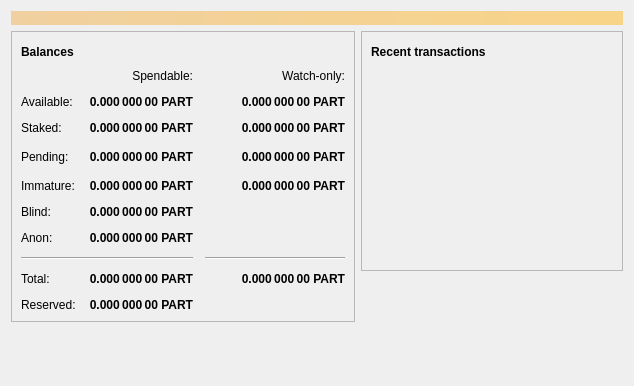
<?xml version="1.0" encoding="UTF-8"?>
<ui version="4.0">
 <class>OverviewPage</class>
 <widget class="QWidget" name="OverviewPage">
  <property name="geometry">
   <rect>
    <x>0</x>
    <y>0</y>
    <width>634</width>
    <height>386</height>
   </rect>
  </property>
  <property name="windowTitle">
   <string>Form</string>
  </property>
  <layout class="QVBoxLayout" name="topLayout">
   <item>
    <widget class="QLabel" name="labelAlerts">
     <property name="visible">
      <bool>false</bool>
     </property>
     <property name="styleSheet">
      <string notr="true">QLabel { background-color: qlineargradient(x1: 0, y1: 0, x2: 1, y2: 0, stop:0 #F0D0A0, stop:1 #F8D488); color:#000000; }</string>
     </property>
     <property name="wordWrap">
      <bool>true</bool>
     </property>
     <property name="margin">
      <number>3</number>
     </property>
     <property name="textInteractionFlags">
      <set>Qt::TextSelectableByMouse</set>
     </property>
    </widget>
   </item>
   <item>
    <layout class="QHBoxLayout" name="horizontalLayout" stretch="1,1">
     <item>
      <layout class="QVBoxLayout" name="verticalLayout_2">
       <item>
        <widget class="QFrame" name="frame">
         <property name="frameShape">
          <enum>QFrame::StyledPanel</enum>
         </property>
         <property name="frameShadow">
          <enum>QFrame::Raised</enum>
         </property>
         <layout class="QVBoxLayout" name="verticalLayout_4">
          <item>
           <layout class="QHBoxLayout" name="horizontalLayout_4">
            <item>
             <widget class="QLabel" name="label_5">
              <property name="font">
               <font>
                <weight>75</weight>
                <bold>true</bold>
               </font>
              </property>
              <property name="text">
               <string>Balances</string>
              </property>
             </widget>
            </item>
            <item>
             <widget class="QPushButton" name="labelWalletStatus">
              <property name="enabled">
               <bool>true</bool>
              </property>
              <property name="maximumSize">
               <size>
                <width>30</width>
                <height>16777215</height>
               </size>
              </property>
              <property name="toolTip">
               <string>The displayed information may be out of date. Your wallet automatically synchronizes with the Efin network after a connection is established, but this process has not completed yet.</string>
              </property>
              <property name="text">
               <string/>
              </property>
              <property name="icon">
               <iconset>
                <normaloff>:/icons/warning</normaloff>
                <disabledoff>:/icons/warning</disabledoff>:/icons/warning</iconset>
              </property>
              <property name="iconSize">
               <size>
                <width>24</width>
                <height>24</height>
               </size>
              </property>
              <property name="flat">
               <bool>true</bool>
              </property>
             </widget>
            </item>
            <item>
             <spacer name="horizontalSpacer_3">
              <property name="orientation">
               <enum>Qt::Horizontal</enum>
              </property>
              <property name="sizeHint" stdset="0">
               <size>
                <width>40</width>
                <height>20</height>
               </size>
              </property>
             </spacer>
            </item>
           </layout>
          </item>
          <item>
           <layout class="QGridLayout" name="gridLayout">
            <property name="spacing">
             <number>12</number>
            </property>
            <item row="2" column="1">
             <widget class="QLabel" name="labelStaked">
              <property name="font">
               <font>
                <weight>75</weight>
                <bold>true</bold>
               </font>
              </property>
              <property name="cursor">
               <cursorShape>IBeamCursor</cursorShape>
              </property>
              <property name="toolTip">
               <string>Your current staked balance</string>
              </property>
              <property name="text">
               <string notr="true">0.000 000 00 PART</string>
              </property>
              <property name="alignment">
               <set>Qt::AlignRight|Qt::AlignTrailing|Qt::AlignVCenter</set>
              </property>
              <property name="textInteractionFlags">
               <set>Qt::LinksAccessibleByMouse|Qt::TextSelectableByKeyboard|Qt::TextSelectableByMouse</set>
              </property>
             </widget>
            </item>
            <item row="2" column="2">
             <widget class="QLabel" name="labelWatchStaked">
              <property name="font">
               <font>
                <weight>75</weight>
                <bold>true</bold>
               </font>
              </property>
              <property name="cursor">
               <cursorShape>IBeamCursor</cursorShape>
              </property>
              <property name="toolTip">
               <string>Your current watch-only staked balance</string>
              </property>
              <property name="text">
               <string notr="true">0.000 000 00 PART</string>
              </property>
              <property name="alignment">
               <set>Qt::AlignRight|Qt::AlignTrailing|Qt::AlignVCenter</set>
              </property>
              <property name="textInteractionFlags">
               <set>Qt::LinksAccessibleByMouse|Qt::TextSelectableByKeyboard|Qt::TextSelectableByMouse</set>
              </property>
             </widget>
            </item>
            <item row="4" column="2">
             <widget class="QLabel" name="labelWatchImmature">
              <property name="font">
               <font>
                <weight>75</weight>
                <bold>true</bold>
               </font>
              </property>
              <property name="cursor">
               <cursorShape>IBeamCursor</cursorShape>
              </property>
              <property name="toolTip">
               <string>Mined balance in watch-only addresses that has not yet matured</string>
              </property>
              <property name="text">
               <string notr="true">0.000 000 00 PART</string>
              </property>
              <property name="alignment">
               <set>Qt::AlignRight|Qt::AlignTrailing|Qt::AlignVCenter</set>
              </property>
              <property name="textInteractionFlags">
               <set>Qt::LinksAccessibleByMouse|Qt::TextSelectableByKeyboard|Qt::TextSelectableByMouse</set>
              </property>
             </widget>
            </item>
            <item row="3" column="3">
             <spacer name="horizontalSpacer_2">
              <property name="orientation">
               <enum>Qt::Horizontal</enum>
              </property>
              <property name="sizeHint" stdset="0">
               <size>
                <width>40</width>
                <height>20</height>
               </size>
              </property>
             </spacer>
            </item>
            <item row="4" column="1">
             <widget class="QLabel" name="labelImmature">
              <property name="font">
               <font>
                <weight>75</weight>
                <bold>true</bold>
               </font>
              </property>
              <property name="cursor">
               <cursorShape>IBeamCursor</cursorShape>
              </property>
              <property name="toolTip">
               <string>Mined balance that has not yet matured</string>
              </property>
              <property name="text">
               <string notr="true">0.000 000 00 PART</string>
              </property>
              <property name="alignment">
               <set>Qt::AlignRight|Qt::AlignTrailing|Qt::AlignVCenter</set>
              </property>
              <property name="textInteractionFlags">
               <set>Qt::LinksAccessibleByMouse|Qt::TextSelectableByKeyboard|Qt::TextSelectableByMouse</set>
              </property>
             </widget>
            </item>
            <item row="3" column="2">
             <widget class="QLabel" name="labelWatchPending">
              <property name="font">
               <font>
                <weight>75</weight>
                <bold>true</bold>
               </font>
              </property>
              <property name="cursor">
               <cursorShape>IBeamCursor</cursorShape>
              </property>
              <property name="toolTip">
               <string>Unconfirmed transactions to watch-only addresses</string>
              </property>
              <property name="text">
               <string notr="true">0.000 000 00 PART</string>
              </property>
              <property name="alignment">
               <set>Qt::AlignRight|Qt::AlignTrailing|Qt::AlignVCenter</set>
              </property>
              <property name="textInteractionFlags">
               <set>Qt::LinksAccessibleByMouse|Qt::TextSelectableByKeyboard|Qt::TextSelectableByMouse</set>
              </property>
             </widget>
            </item>
            <item row="3" column="1">
             <widget class="QLabel" name="labelUnconfirmed">
              <property name="font">
               <font>
                <weight>75</weight>
                <bold>true</bold>
               </font>
              </property>
              <property name="cursor">
               <cursorShape>IBeamCursor</cursorShape>
              </property>
              <property name="toolTip">
               <string>Total of transactions that have yet to be confirmed, and do not yet count toward the spendable balance</string>
              </property>
              <property name="text">
               <string notr="true">0.000 000 00 PART</string>
              </property>
              <property name="alignment">
               <set>Qt::AlignRight|Qt::AlignTrailing|Qt::AlignVCenter</set>
              </property>
              <property name="textInteractionFlags">
               <set>Qt::LinksAccessibleByMouse|Qt::TextSelectableByKeyboard|Qt::TextSelectableByMouse</set>
              </property>
             </widget>
            </item>
            <item row="2" column="0">
             <widget class="QLabel" name="labelStakedText">
              <property name="text">
               <string>Staked:</string>
              </property>
             </widget>
            </item>
            <item row="7" column="2">
             <widget class="Line" name="lineWatchBalance">
              <property name="sizePolicy">
               <sizepolicy hsizetype="Preferred" vsizetype="Fixed">
                <horstretch>0</horstretch>
                <verstretch>0</verstretch>
               </sizepolicy>
              </property>
              <property name="minimumSize">
               <size>
                <width>140</width>
                <height>0</height>
               </size>
              </property>
              <property name="orientation">
               <enum>Qt::Horizontal</enum>
              </property>
             </widget>
            </item>
            <item row="8" column="2">
             <widget class="QLabel" name="labelWatchTotal">
              <property name="font">
               <font>
                <weight>75</weight>
                <bold>true</bold>
               </font>
              </property>
              <property name="cursor">
               <cursorShape>IBeamCursor</cursorShape>
              </property>
              <property name="toolTip">
               <string>Current total balance in watch-only addresses</string>
              </property>
              <property name="text">
               <string notr="true">0.000 000 00 PART</string>
              </property>
              <property name="alignment">
               <set>Qt::AlignRight|Qt::AlignTrailing|Qt::AlignVCenter</set>
              </property>
              <property name="textInteractionFlags">
               <set>Qt::LinksAccessibleByMouse|Qt::TextSelectableByKeyboard|Qt::TextSelectableByMouse</set>
              </property>
             </widget>
            </item>
            <item row="8" column="0">
             <widget class="QLabel" name="labelTotalText">
              <property name="text">
               <string>Total:</string>
              </property>
             </widget>
            </item>
            <item row="8" column="1">
             <widget class="QLabel" name="labelTotal">
              <property name="font">
               <font>
                <weight>75</weight>
                <bold>true</bold>
               </font>
              </property>
              <property name="cursor">
               <cursorShape>IBeamCursor</cursorShape>
              </property>
              <property name="toolTip">
               <string>Your current total balance</string>
              </property>
              <property name="text">
               <string notr="true">0.000 000 00 PART</string>
              </property>
              <property name="alignment">
               <set>Qt::AlignRight|Qt::AlignTrailing|Qt::AlignVCenter</set>
              </property>
              <property name="textInteractionFlags">
               <set>Qt::LinksAccessibleByMouse|Qt::TextSelectableByKeyboard|Qt::TextSelectableByMouse</set>
              </property>
             </widget>
            </item>
            <item row="0" column="2">
             <widget class="QLabel" name="labelWatchonly">
              <property name="text">
               <string>Watch-only:</string>
              </property>
              <property name="alignment">
               <set>Qt::AlignRight|Qt::AlignTrailing|Qt::AlignVCenter</set>
              </property>
             </widget>
            </item>
            <item row="7" column="0" colspan="2">
             <widget class="Line" name="line">
              <property name="orientation">
               <enum>Qt::Horizontal</enum>
              </property>
             </widget>
            </item>
            <item row="1" column="0">
             <widget class="QLabel" name="labelBalanceText">
              <property name="text">
               <string>Available:</string>
              </property>
             </widget>
            </item>
            <item row="4" column="0">
             <widget class="QLabel" name="labelImmatureText">
              <property name="text">
               <string>Immature:</string>
              </property>
             </widget>
            </item>
            <item row="1" column="2">
             <widget class="QLabel" name="labelWatchAvailable">
              <property name="font">
               <font>
                <weight>75</weight>
                <bold>true</bold>
               </font>
              </property>
              <property name="cursor">
               <cursorShape>IBeamCursor</cursorShape>
              </property>
              <property name="toolTip">
               <string>Your current balance in watch-only addresses</string>
              </property>
              <property name="text">
               <string notr="true">0.000 000 00 PART</string>
              </property>
              <property name="alignment">
               <set>Qt::AlignRight|Qt::AlignTrailing|Qt::AlignVCenter</set>
              </property>
              <property name="textInteractionFlags">
               <set>Qt::LinksAccessibleByMouse|Qt::TextSelectableByKeyboard|Qt::TextSelectableByMouse</set>
              </property>
             </widget>
            </item>
            <item row="3" column="0">
             <widget class="QLabel" name="labelPendingText">
              <property name="text">
               <string>Pending:</string>
              </property>
             </widget>
            </item>
            <item row="0" column="1">
             <widget class="QLabel" name="labelSpendable">
              <property name="text">
               <string>Spendable:</string>
              </property>
              <property name="alignment">
               <set>Qt::AlignRight|Qt::AlignTrailing|Qt::AlignVCenter</set>
              </property>
             </widget>
            </item>
            <item row="5" column="0">
             <widget class="QLabel" name="labelBlindBalanceText">
              <property name="text">
               <string>Blind:</string>
              </property>
             </widget>
            </item>
            <item row="5" column="1">
             <widget class="QLabel" name="labelBlindBalance">
              <property name="font">
               <font>
                <weight>75</weight>
                <bold>true</bold>
               </font>
              </property>
              <property name="cursor">
               <cursorShape>IBeamCursor</cursorShape>
              </property>
              <property name="toolTip">
               <string>Your current spendable blinded balance</string>
              </property>
              <property name="text">
               <string notr="true">0.000 000 00 PART</string>
              </property>
              <property name="alignment">
               <set>Qt::AlignRight|Qt::AlignTrailing|Qt::AlignVCenter</set>
              </property>
              <property name="textInteractionFlags">
               <set>Qt::LinksAccessibleByMouse|Qt::TextSelectableByKeyboard|Qt::TextSelectableByMouse</set>
              </property>
             </widget>
            </item>
            <item row="6" column="0">
             <widget class="QLabel" name="labelAnonText">
              <property name="text">
               <string>Anon:</string>
              </property>
             </widget>
            </item>
            <item row="6" column="1">
             <widget class="QLabel" name="labelAnonBalance">
              <property name="font">
               <font>
                <weight>75</weight>
                <bold>true</bold>
               </font>
              </property>
              <property name="cursor">
               <cursorShape>IBeamCursor</cursorShape>
              </property>
              <property name="toolTip">
               <string>Your current spendable anon balance</string>
              </property>
              <property name="text">
               <string notr="true">0.000 000 00 PART</string>
              </property>
              <property name="alignment">
               <set>Qt::AlignRight|Qt::AlignTrailing|Qt::AlignVCenter</set>
              </property>
              <property name="textInteractionFlags">
               <set>Qt::LinksAccessibleByMouse|Qt::TextSelectableByKeyboard|Qt::TextSelectableByMouse</set>
              </property>
             </widget>
            </item>
            <item row="1" column="1">
             <widget class="QLabel" name="labelBalance">
              <property name="font">
               <font>
                <weight>75</weight>
                <bold>true</bold>
               </font>
              </property>
              <property name="cursor">
               <cursorShape>IBeamCursor</cursorShape>
              </property>
              <property name="toolTip">
               <string>Your current spendable balance</string>
              </property>
              <property name="text">
               <string notr="true">0.000 000 00 PART</string>
              </property>
              <property name="alignment">
               <set>Qt::AlignRight|Qt::AlignTrailing|Qt::AlignVCenter</set>
              </property>
              <property name="textInteractionFlags">
               <set>Qt::LinksAccessibleByMouse|Qt::TextSelectableByKeyboard|Qt::TextSelectableByMouse</set>
              </property>
             </widget>
            </item>
            <item row="9" column="0">
             <widget class="QLabel" name="labelReservedText">
              <property name="text">
               <string>Reserved:</string>
              </property>
             </widget>
            </item>
            <item row="9" column="1">
             <widget class="QLabel" name="labelReserved">
              <property name="font">
               <font>
                <weight>75</weight>
                <bold>true</bold>
               </font>
              </property>
              <property name="cursor">
               <cursorShape>IBeamCursor</cursorShape>
              </property>
              <property name="toolTip">
               <string>Your current spendable balance</string>
              </property>
              <property name="text">
               <string notr="true">0.000 000 00 PART</string>
              </property>
              <property name="alignment">
               <set>Qt::AlignRight|Qt::AlignTrailing|Qt::AlignVCenter</set>
              </property>
              <property name="textInteractionFlags">
               <set>Qt::LinksAccessibleByMouse|Qt::TextSelectableByKeyboard|Qt::TextSelectableByMouse</set>
              </property>
             </widget>
            </item>
           </layout>
          </item>
         </layout>
        </widget>
       </item>
       <item>
        <spacer name="verticalSpacer">
         <property name="orientation">
          <enum>Qt::Vertical</enum>
         </property>
         <property name="sizeHint" stdset="0">
          <size>
           <width>20</width>
           <height>40</height>
          </size>
         </property>
        </spacer>
       </item>
      </layout>
     </item>
     <item>
      <layout class="QVBoxLayout" name="verticalLayout_3">
       <item>
        <widget class="QFrame" name="frame_2">
         <property name="frameShape">
          <enum>QFrame::StyledPanel</enum>
         </property>
         <property name="frameShadow">
          <enum>QFrame::Raised</enum>
         </property>
         <layout class="QVBoxLayout" name="verticalLayout">
          <item>
           <layout class="QHBoxLayout" name="horizontalLayout_2">
            <item>
             <widget class="QLabel" name="label_4">
              <property name="font">
               <font>
                <weight>75</weight>
                <bold>true</bold>
               </font>
              </property>
              <property name="text">
               <string>Recent transactions</string>
              </property>
             </widget>
            </item>
            <item>
             <widget class="QPushButton" name="labelTransactionsStatus">
              <property name="enabled">
               <bool>true</bool>
              </property>
              <property name="maximumSize">
               <size>
                <width>30</width>
                <height>16777215</height>
               </size>
              </property>
              <property name="toolTip">
               <string>The displayed information may be out of date. Your wallet automatically synchronizes with the Efin network after a connection is established, but this process has not completed yet.</string>
              </property>
              <property name="text">
               <string/>
              </property>
              <property name="icon">
               <iconset>
                <normaloff>:/icons/warning</normaloff>
                <disabledoff>:/icons/warning</disabledoff>:/icons/warning</iconset>
              </property>
              <property name="iconSize">
               <size>
                <width>24</width>
                <height>24</height>
               </size>
              </property>
              <property name="flat">
               <bool>true</bool>
              </property>
             </widget>
            </item>
            <item>
             <spacer name="horizontalSpacer">
              <property name="orientation">
               <enum>Qt::Horizontal</enum>
              </property>
              <property name="sizeHint" stdset="0">
               <size>
                <width>40</width>
                <height>20</height>
               </size>
              </property>
             </spacer>
            </item>
           </layout>
          </item>
          <item>
           <widget class="QListView" name="listTransactions">
            <property name="styleSheet">
             <string notr="true">QListView { background: transparent; }</string>
            </property>
            <property name="frameShape">
             <enum>QFrame::NoFrame</enum>
            </property>
            <property name="verticalScrollBarPolicy">
             <enum>Qt::ScrollBarAlwaysOff</enum>
            </property>
            <property name="horizontalScrollBarPolicy">
             <enum>Qt::ScrollBarAlwaysOff</enum>
            </property>
            <property name="selectionMode">
             <enum>QAbstractItemView::NoSelection</enum>
            </property>
           </widget>
          </item>
         </layout>
        </widget>
       </item>
       <item>
        <spacer name="verticalSpacer_2">
         <property name="orientation">
          <enum>Qt::Vertical</enum>
         </property>
         <property name="sizeHint" stdset="0">
          <size>
           <width>20</width>
           <height>40</height>
          </size>
         </property>
        </spacer>
       </item>
      </layout>
     </item>
    </layout>
   </item>
  </layout>
 </widget>
 <resources/>
 <connections/>
</ui>
